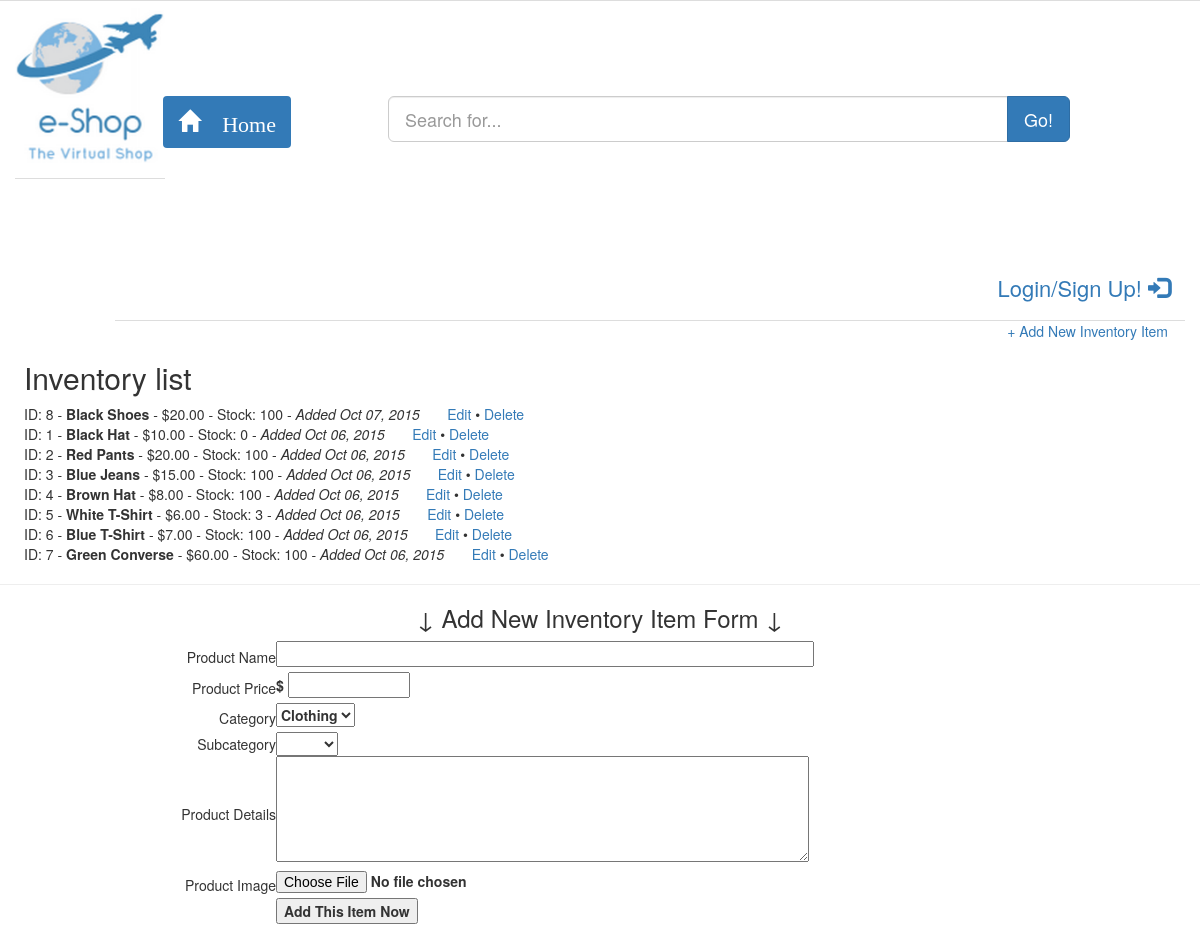
/E-Shop/admin.php (signed in), run on the app's committed database.
### tables this page shows
CREATE TABLE IF NOT EXISTS `products` (
  `id` int(11) NOT NULL,
  `product_name` varchar(255) NOT NULL,
  `price` varchar(16) NOT NULL,
  `details` text NOT NULL,
  `category` varchar(16) NOT NULL,
  `subcategory` varchar(16) NOT NULL,
  `date_added` date NOT NULL,
  `stock` int(11) NOT NULL DEFAULT '100'
);

### E-Shop/php_scripts/manager_view_inventory.php (the view)
<?php
$product_list = "";
$sql = mysql_query("SELECT * FROM products ORDER BY date_added DESC");
$productCount = mysql_num_rows($sql);
if ($productCount > 0) {
	while($row = mysql_fetch_array($sql)){
		$id = $row["id"];
		$product_name = $row["product_name"];
		$price = $row["price"];
		$date_added = strftime("%b %d, %Y", strtotime($row["date_added"]));
		$stock = $row["stock"];
		$product_list .= "ID: $id - <strong>$product_name</strong> - $$price - Stock: $stock - <em>Added $date_added</em> &nbsp; &nbsp; &nbsp; <a href='product_edit.php?pid=$id'>Edit</a> &bull; <a href='admin.php?deleteid=$id'>Delete</a><br />";
	}
} else {
	$product_list = "You have no products listed in your store yet";
}
?>

### data on the page
products: id "8", product_name "Black Shoes", price "20.00", stock "100", date_added "Oct 07, 2015"
products: id "1", product_name "Black Hat", price "10.00", stock "0", date_added "Oct 06, 2015"
products: id "2", product_name "Red Pants", price "20.00", stock "100", date_added "Oct 06, 2015"
products: id "3", product_name "Blue Jeans", price "15.00", stock "100", date_added "Oct 06, 2015"
products: id "4", product_name "Brown Hat", price "8.00", stock "100", date_added "Oct 06, 2015"
products: id "5", product_name "White T-Shirt", price "6.00", stock "3", date_added "Oct 06, 2015"
products: id "6", product_name "Blue T-Shirt", price "7.00", stock "100", date_added "Oct 06, 2015"
products: id "7", product_name "Green Converse", price "60.00", stock "100", date_added "Oct 06, 2015"
